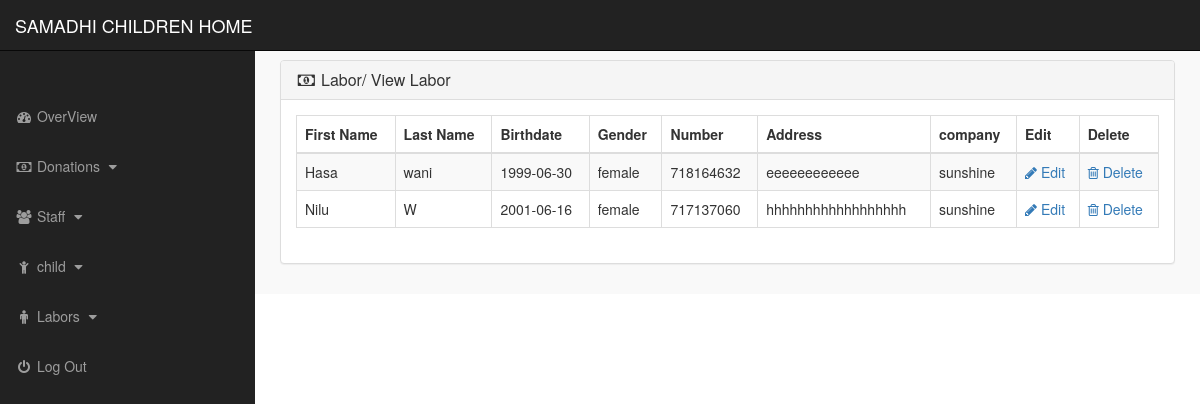
The page /index.php?viewLabors (signed in) on the database its author committed.
### tables this page shows
CREATE TABLE IF NOT EXISTS `labor` (
  `laborid` int(11) NOT NULL AUTO_INCREMENT,
  `first_name` varchar(255) NOT NULL,
  `last_name` varchar(255) NOT NULL,
  `initial_name` varchar(255) NOT NULL,
  `bod` varchar(255) NOT NULL,
  `gender` varchar(6) NOT NULL,
  `c_number` int(10) NOT NULL,
  `address` varchar(255) NOT NULL,
  `company` varchar(8) NOT NULL,
  PRIMARY KEY (`laborid`)
);

### view_labor.php (the view, shortened to what this page needs)
<div class="row" >
    <div class="col-lg-12" >
        <div class="panel panel-default" >
            <div class="panel-heading" >
                <h3 class="panel-title" >
                <i class="fa fa-money fa-fw" ></i> Labor/ View  Labor
                </h3>
            </div>
            <div class="panel-body" >
                <div class="table-responsive" >
                    <table class="table table-bordered table-hover table-striped" >
                        <thead>
                            <tr>
                                <th>First Name</th>
                                <th>Last Name</th>
                                <th>Birthdate</th>
                                <th>Gender</th>
                                <th>Number</th>
                                <th>Address</th>
                                <th>company</th>
                                <th>Edit</th>
                                <th>Delete</th>
                            </tr>
                        </thead>
                        <tbody>
                        <?php
                            $get_pro = "select * from labor";
                            $run_pro = mysqli_query($Con,$get_pro);
                            while($row_pro=mysqli_fetch_array($run_pro)){
                                $fname = $row_pro['first_name'];
                                $lname = $row_pro['last_name'];
                                $bod = $row_pro['bod'];
                                $gender = $row_pro['gender'];
                                $contact = $row_pro['c_number'];
                                $address = $row_pro['address'];
                                $company = $row_pro['company'];
                                $id = $row_pro['laborid'];
                        ?>
                            <tr>
                                <td><?php echo $fname; ?></td>
                                <td><?php echo $lname; ?></td>
                                <td><?php echo $bod; ?></td>
                                <td><?php echo $gender; ?></td>
                                <td><?php echo $contact; ?></td>
                                <td><?php echo $address; ?></td>
                                <td><?php echo $company; ?></td>
                                <td>
                                    <a href="index.php?editLabors=<?php echo $id; ?>">
                                    <i class="fa fa-pencil"> </i> Edit
                                    </a>
                                </td>
                                <td>
                                    <a href="index.php?deleteLabors=<?php echo $id; ?>">
                                    <i class="fa fa-trash-o"> </i> Delete
                                    </a>
                                </td>
                            </tr>
                        <?php } ?>
                        </tbody>
                    </table>
                </div>
            </div>
        </div>
    </div>
</div>

### css/style.css (style rules this page uses)
body { margin-top:100px; }
@media (min-width: 768px) { body { margin-top:50px; } }
.panel-body { border-radius:5px; }

### rows shown on the page
labor: first_name "Hasa", last_name "wani", bod "1999-06-30", gender "female", c_number "718164632", address "eeeeeeeeeeee", company "sunshine"
labor: first_name "Nilu", last_name "W", bod "2001-06-16", gender "female", c_number "717137060", address "hhhhhhhhhhhhhhhhhh", company "sunshine"
